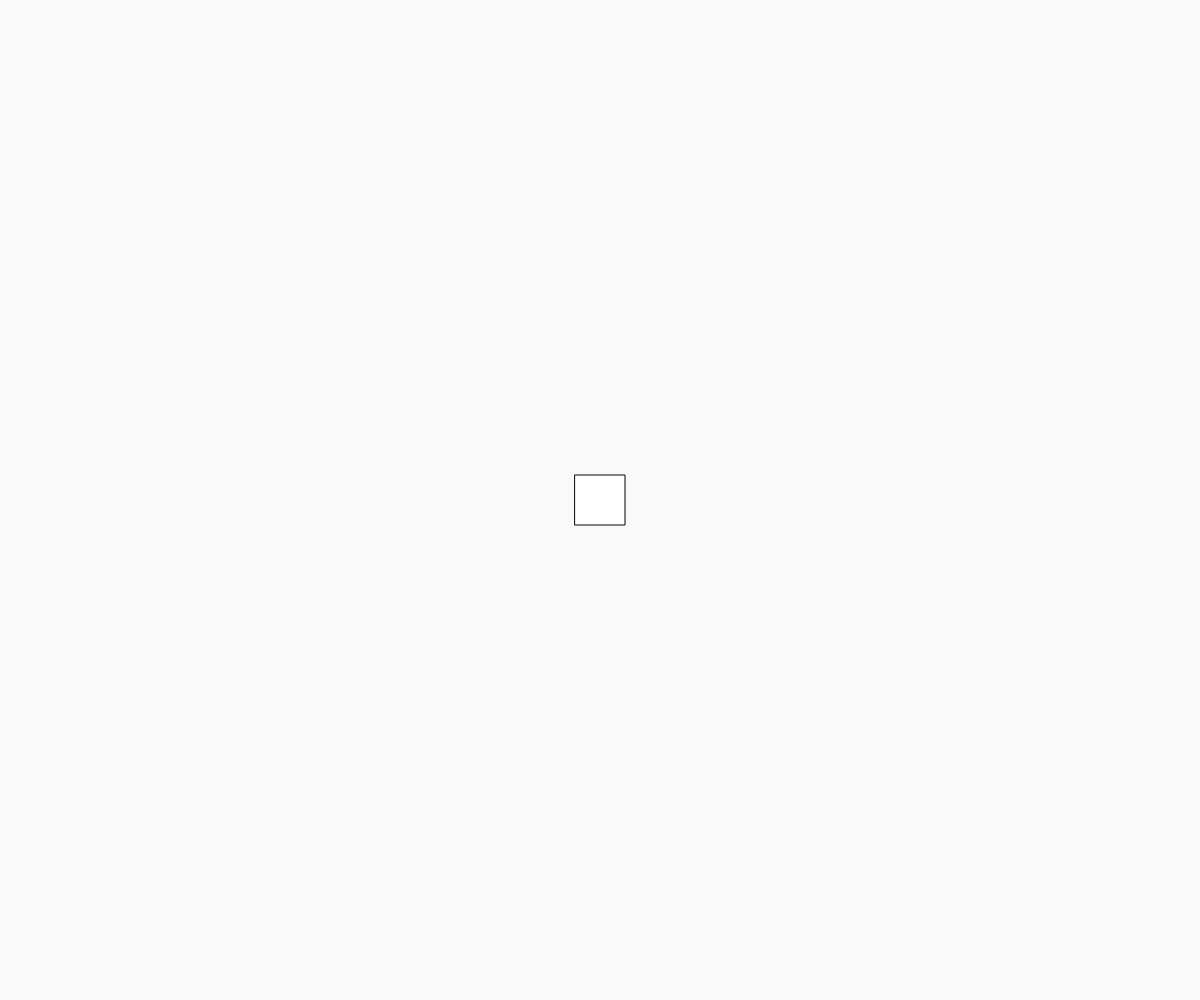
Frame 1 (no input)
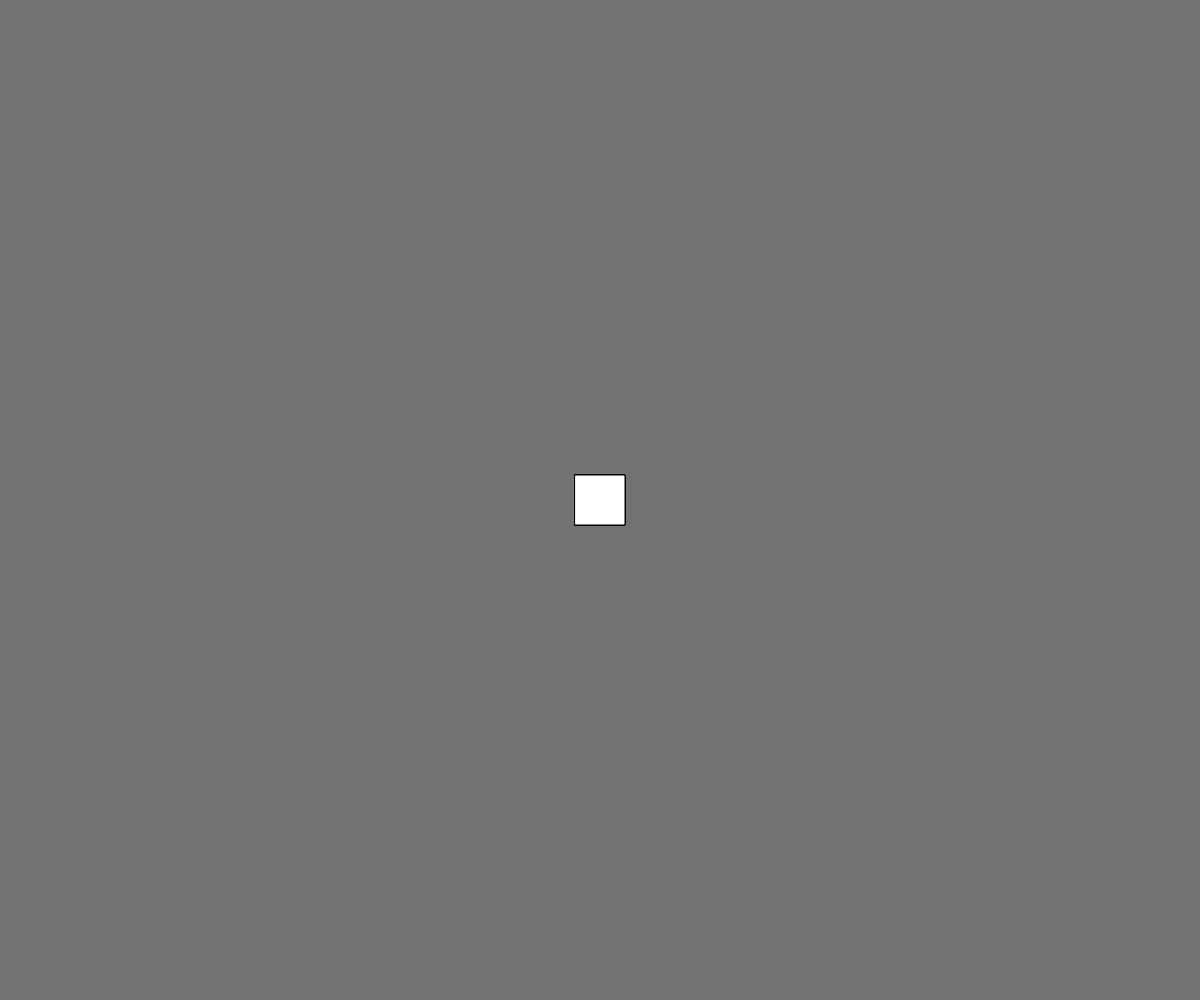
Frame 60 (no input)
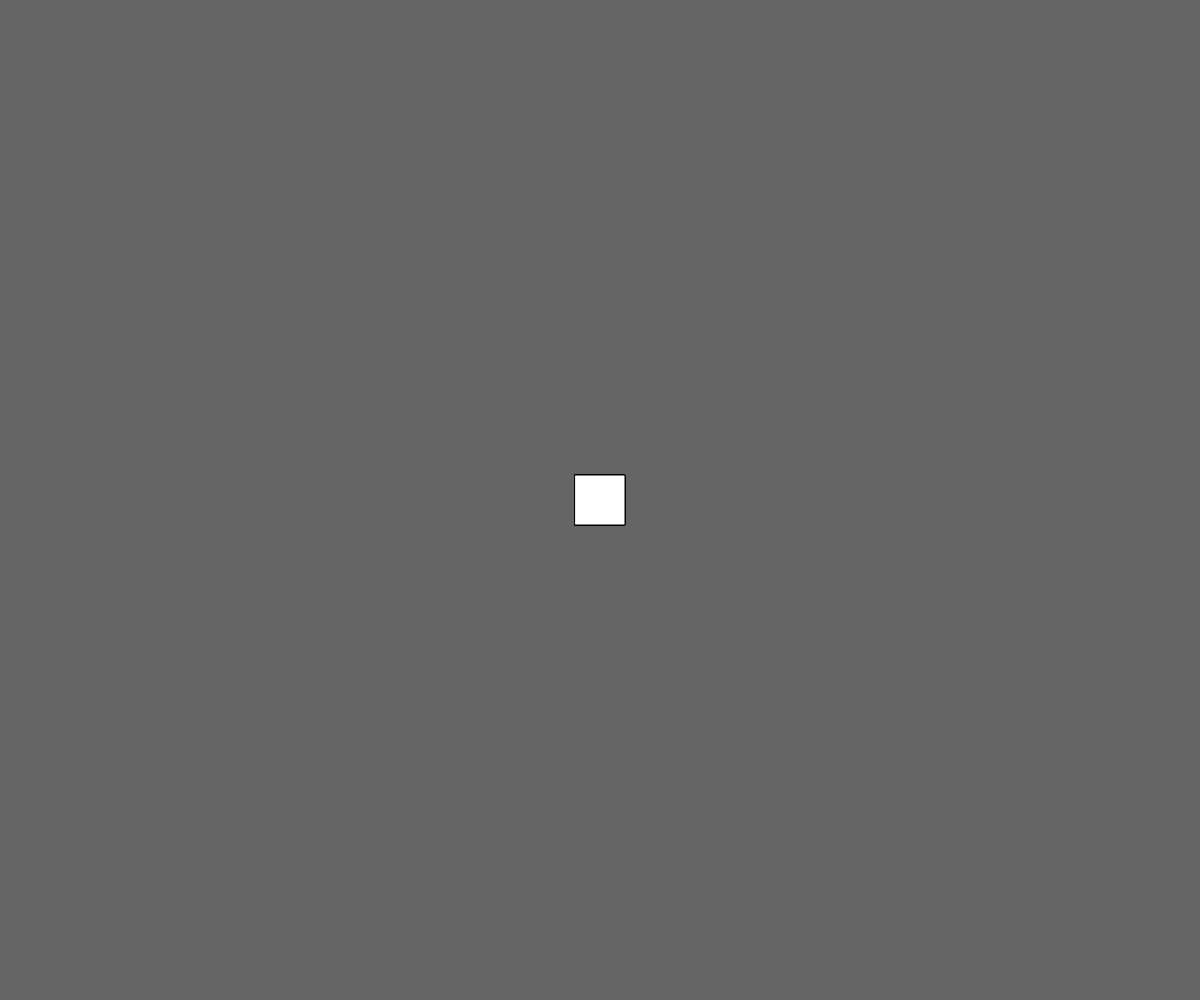
Frame 120 (the mouse pressed at the canvas centre since frame 60)

The p5.js sketch that drew these frames (run headless with seeded random() and noise() and a simulated clock; from frame 60 on, the mouse is pressed at the canvas centre):

// p5.js sketch
// ── sketch.js

let posX = 0;
let posY = 0;

function setup() {
  createCanvas(windowWidth, windowHeight);



}






function draw() {
  background(100, 10);

  translate(width / 2, height / 2);


  rectMode(CENTER);
  fill(255);
  rect(posX, posY, 50, 50);



}
